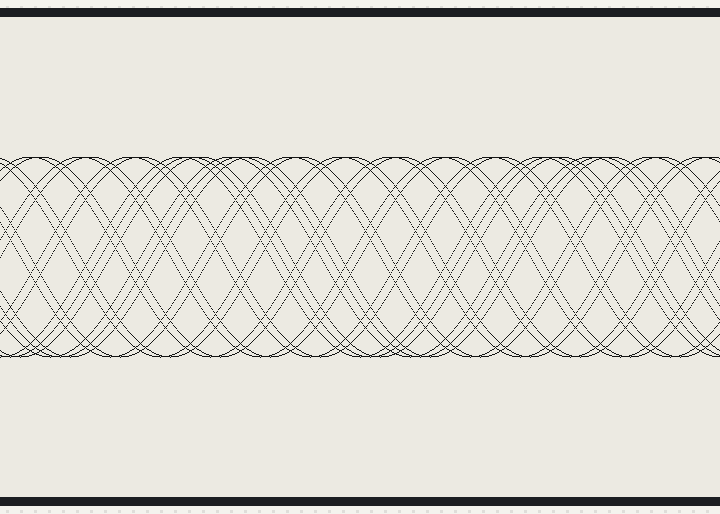
Simulated run of this sketch. Board: Arduino Uno, built for the host (arithmetic inside an expression is 32-bit, double 64-bit). Shown: 800×480 one-colour display.

Above: at 4.1 s.

The sketch:

28_use_sound.ino
```cpp
#include <GxEPD2_BW.h>
#define ANG_STEP PI/180

GxEPD2_BW<GxEPD2_750_T7, GxEPD2_750_T7::HEIGHT> display(GxEPD2_750_T7(/*CS=5*/ SS, /*DC=*/ 17, /*RST=*/ 16, /*BUSY=*/ 4));


void setup() {
  initDisplay();
  for (int i=0; i<display.width(); i+=50) {
    drawSine(i);
  }
  display.display();
}

void drawSine(int offs) {
  for (int x=0; x<display.width(); x++) {
    int y = display.height()/2 + 100 * sin((offs+x)*ANG_STEP);
    display.drawPixel(x, y, GxEPD_BLACK);
  }
}

void initDisplay() {
  display.init(0, true, 2, false);
  display.setRotation(0);
  display.fillScreen(GxEPD_WHITE);
}


void loop() {
}
```
